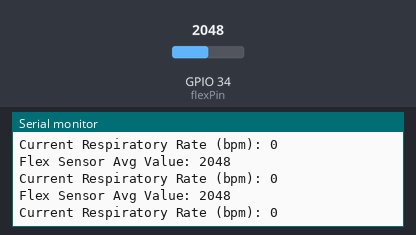
Bench run of a sketch on a simulated ESP32. On the bench: the last lines printed to the serial monitor. Inputs (shaded band) come from the test bench; at power-on: GPIO 34 (flexPin) = 2048. WiFi joins after 1.5 s; servers stay silent unless stated.

Above: at 3.2 s.
3.3 s: GPIO 34 (flexPin) set to 1860
At 3.33 s:
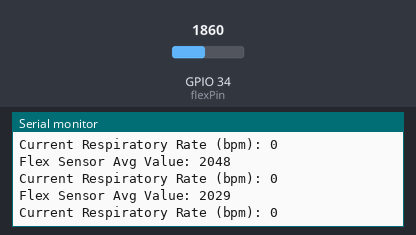
4.8 s: GPIO 34 (flexPin) set to 1940
At 5.94 s:
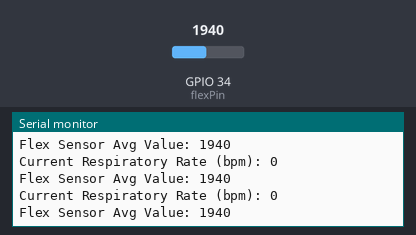
Timing chart, 0 to 7.8 s (numbered marks = the images above; inputs shaded):
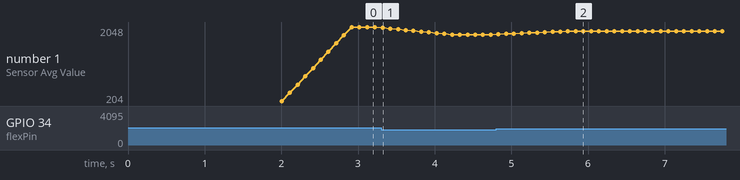

Measured:
- after the input at 3.3 s, the serial monitor: prints a new line at once (image 1)
- after the input at 4.8 s, the serial monitor: prints a new line at once (image 2)
- plotted number 1: 2048 → 1860 after the input at 3.3 s, 1860 → 1940 after the input at 4.8 s

The sketch:

respiratory_rate.ino
```cpp
#include <WiFi.h>
#include <WebServer.h>

// Pin definition
const int flexPin = 34;  // For ESP32, A0 maps to GPIO34 or another appropriate ADC pin
int flexValue;           // Variable to store flex sensor readings
int threshold = 1900;     // Adjusted threshold for breath detection

// Time variables
unsigned long currentTime = 0;
unsigned long previousTime = 0;
unsigned long breathTime = 0; // Time when the last breath was detected
int breathCount = 0;          // Counter for the number of breaths
int respiratoryRate = 0;      // Respiratory rate in breaths per minute

// Constants
const int timeWindow = 60000;  // One minute time window for respiratory rate calculation
const int debounceTime = 1000; // Minimum time between breaths (1000ms = 1 second)

// Variables for smoothing the sensor readings
const int numReadings = 10;    // Number of readings for smoothing (moving average)
int readings[numReadings];     // Array to hold readings
int readIndex = 0;             // Current reading index
int total = 0;                 // Total of all readings
int average = 0;               // The average reading

// Wi-Fi Credentials
const char* ssid = "VinoRohit";         // Replace with your Wi-Fi SSID
const char* password = "123456789"; // Replace with your Wi-Fi password

// Web Server
WebServer server(80);

// Function to connect to Wi-Fi
void connectToWiFi() {
  WiFi.begin(ssid, password);
  while (WiFi.status() != WL_CONNECTED) {
    delay(1000);
    Serial.print("Attempting to connect... Status: ");
    Serial.println(WiFi.status()); // Prints status code
  }
  Serial.println("Wi-Fi connected.");
  Serial.print("IP Address: ");
  Serial.println(WiFi.localIP());
}

// Function to handle the root endpoint
void handleRoot() {
  String html = "<!DOCTYPE html><html>";
  html += "<head><title>Respiratory Monitor</title></head>";
  html += "<body>";
  html += "<h1>Respiratory Monitor</h1>";
  html += "<p>Flex Sensor Avg Value: " + String(average) + "</p>";
  html += "<p>Respiratory Rate (bpm): " + String(respiratoryRate) + "</p>";
  html += "</body></html>";
  server.send(200, "text/html", html);
}

void setup() {
  Serial.begin(115200);          // Initialize serial communication
  pinMode(flexPin, INPUT);       // Set the flex sensor pin as input

  // Initialize all readings to 0
  for (int thisReading = 0; thisReading < numReadings; thisReading++) {
    readings[thisReading] = 0;
  }

  // Connect to Wi-Fi
  connectToWiFi();

  // Define the root endpoint
  server.on("/", handleRoot);

  // Start the server
  server.begin();
  Serial.println("Web server started.");
}

void loop() {
  currentTime = millis();  // Record the current time

  // Read the flex sensor value
  flexValue = analogRead(flexPin);

  // Update the moving average
  total = total - readings[readIndex];        // Subtract the last reading
  readings[readIndex] = flexValue;            // Read the new sensor value
  total = total + readings[readIndex];        // Add the new reading to the total
  readIndex = (readIndex + 1) % numReadings;  // Advance to the next position in the array

  average = total / numReadings;  // Calculate the moving average

  // Print the average sensor value for debugging
  Serial.print("Flex Sensor Avg Value: ");
  Serial.println(average);

  // Breath detection: Check if the sensor value crosses the threshold
  if (average > threshold) {
    if (currentTime - breathTime > debounceTime) { // Debounce to avoid multiple counts for one breath
      breathCount++;
      breathTime = currentTime;  // Update last breath time

      // Print breath detection for debugging
      Serial.println("Breath detected.");
    }
  }

  // Calculate and display respiratory rate every minute
  if (currentTime - previousTime >= timeWindow) {
    respiratoryRate = breathCount;  // Respiratory rate is the number of breaths in the last minute

    // Print respiratory rate
    Serial.print("Respiratory Rate (bpm): ");
    Serial.println(respiratoryRate);

    // Reset for the next minute window
    breathCount = 0;
    previousTime = currentTime;
  }

  // Real-time display of respiratory rate (updated every loop)
  Serial.print("Current Respiratory Rate (bpm): ");
  Serial.println(respiratoryRate);

  // Handle web server requests
  server.handleClient();

  delay(100);  // Delay for stability
}
```
